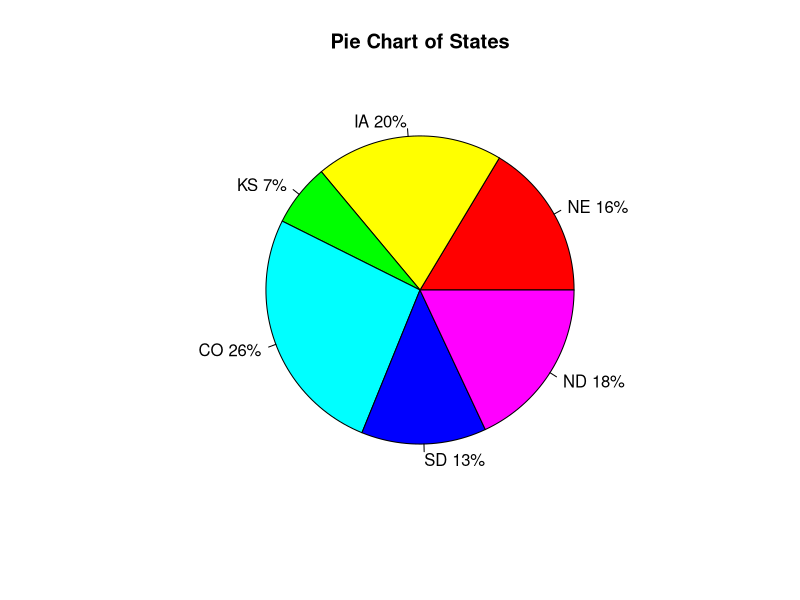
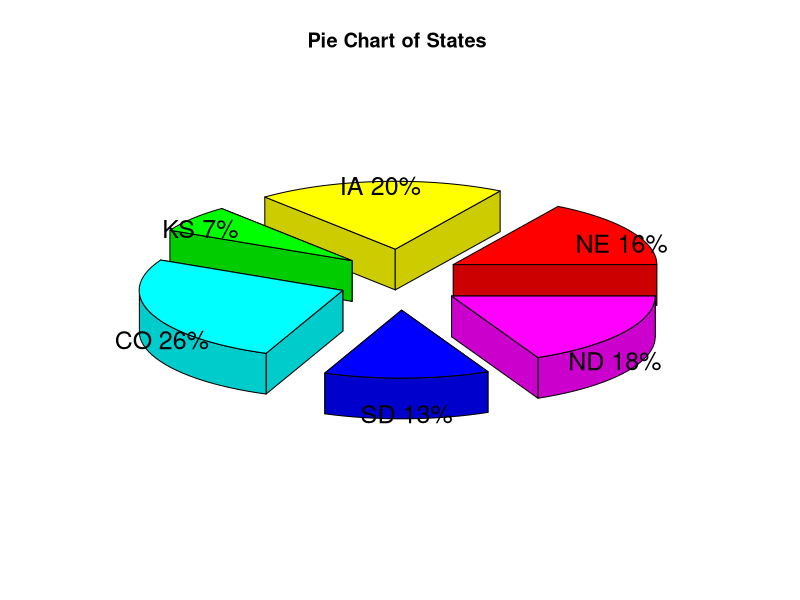

Here is the R script that generated these plots, in order:
# Pie Chart with Percentage 


Temp <- c(10, 12, 4, 16, 8, 11) 
Statelabels <- c("NE", "IA", "KS", "CO", "SD","ND")
#%calculate percentage 
percentage <- round(Temp/sum(Temp)*100)
# add percents to labels vector 
Statelabels <- paste(Statelabels, percentage) 
Statelabels <- paste(Statelabels,"%",sep="") # ad % to labels 
pie(Temp,labels = Statelabels, col=rainbow(length(Statelabels)),
    main="Pie Chart of States")



#3D
library(plotrix)

pie3D(Temp,labels=Statelabels,explode=0.3,
      main="Pie Chart of States ")
